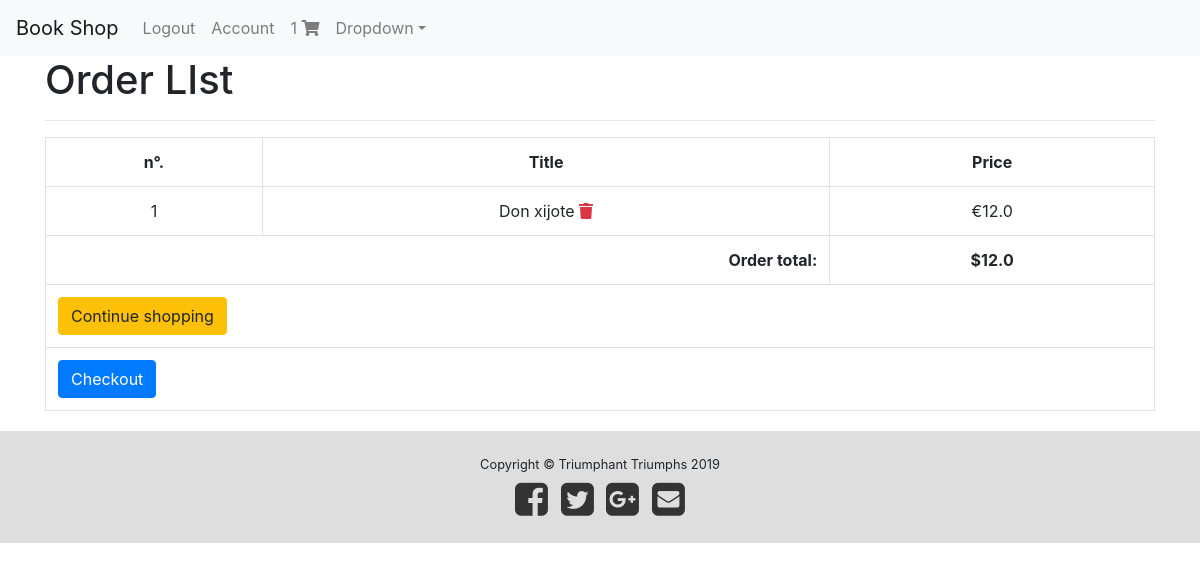
Screenshot of /cart/complete_order_list/ (signed in) with the database file from the repository.
### shopping_list/models.py (models this page shows, shortened)
class Order(models.Model):
  user = models.ForeignKey(settings.AUTH_USER_MODEL,
                             on_delete=models.CASCADE)
  item_checked = models.BooleanField(default=False)
  items = models.ManyToManyField(OrderItem)
  ref_code = models.CharField(max_length=40)
  def get_total(self):
        return self.items.all().aggregate(order_total=Sum('work__price'))['order_total']

class OrderItem(models.Model):
  work = models.ForeignKey(Work, on_delete=models.CASCADE)

### literature/models.py (models this page shows, shortened)
class Work(models.Model):
  maestros = models.ManyToManyField(Maestro)
  title = models.CharField(max_length=50)
  publication_date = models.DateTimeField()
  description = models.CharField(max_length=630)
  slug = models.SlugField() #work description
  cover = models.ImageField()
  price = models.FloatField()

### shopping_list/views.py (the view)
# urls.py: path('complete_order_list/', order_view, name='complete_order_list'),
@login_required
def order_view(request):
  order_qs = Order.objects.filter (user=request.user, item_checked=False)
  if order_qs.exists():
    context = {
      'order': order_qs[0]
    }
    return render(request, "complete_order_list.html", context)
  return Http404

### shopping_list/templatetags/template_tag_file.py (called while the page is built)
@register.filter
def cart_item_count(user):
  if user.is_authenticated:
    qs = Order.objects.filter(user=user, item_checked=False)
    if qs.exists():
      return qs[0].items.count()

### templates/complete_order_list.html
{% extends "base.html" %}
{% block content %}
<h1>Order LIst</h1>
<hr />
<table class="table table-hover table-bordered text-center">
    <tr class="text-center">
        <th>n°.</th>
        <th>Title</th>
        <th>Price</th>
    </tr>
    {% for item in order.items.all %}
    <tr>
        <td>{{ forloop.counter }}</td>
        <td>{{ item.work.title }}
        <span>
        <a href="{% url 'cart:remove-from-cart' item.work.slug %}" class="text-danger">
            <i class="fas fa-trash"></i>
        </a>
        </span></td>
        <td>€{{ item.work.price }}</td>
    </tr>
    {% empty %}
    <tr>
    <td colspan="3">
        There are no items in your cart
    </td>
    </tr>
    {% endfor %}
    {% if order.get_total %}
    <tr>
    <td colspan="2">
        <strong class="pull-right">Order total: </strong>
    </td>
    <td colspan="1">
        <strong>${{ order.get_total }}</strong>
    </td>
    </tr>
    {% endif %}
    <tr>
        <td colspan="3">
            <a href="{% url 'literature:works_list' %}" class="btn btn-warning pull-left">
            {% if order %}
                Continue shopping
            {% else %}
                Add items to your cart
            {% endif %}
            </a>
        </td>
    </tr>
     {% if order.get_total %}
     <tr>
        <td colspan="3">
            <a href="{% url 'cart:checkout' %}" class="btn btn-primary pull-left">
                Checkout
            </a>
        </td>
    </tr>
    {% endif %}
</table>
{% endblock content %}

### templates/navbar.html (shortened to what this page needs)
{% load template_tag_file %}
  <nav class="navbar navbar-expand-lg navbar-light bg-light rounded">
    <a class="navbar-brand" href="{% url 'literature:works_list' %}">Book Shop</a>
    <div class="collapse navbar-collapse" id="navbarsExample09">
      <ul class="navbar-nav mr-auto">
      {% if request.user.is_authenticated %}
      <li class="nav-item">
        <a class="nav-link" href="{% url 'account_logout' %}">Logout</a>
      </li>
      <li class="nav-item">
        <a class="nav-link" href="{% url 'profile' %}">Account</a>
      </li>
      <li class="nav-item">
      <a class="nav-link" href="{% url 'cart:complete_order_list' %}">
        {{ request.user|cart_item_count }}
        <i class="fas fa-shopping-cart"></i>
      </a>
      </li>
      {% endif %}
        <li class="nav-item dropdown">
          <a class="nav-link dropdown-toggle" href="#" id="dropdown09" data-toggle="dropdown" aria-haspopup="true" aria-expanded="false">Dropdown</a>
        </li>
      </ul>
    </div>
  </nav>

### rows the page displays
OrderItem: work "Don xijote", work.price "12.0"
Order: get_total "12.0"

### other values shown
{{ request.user|cart_item_count }} "1"
